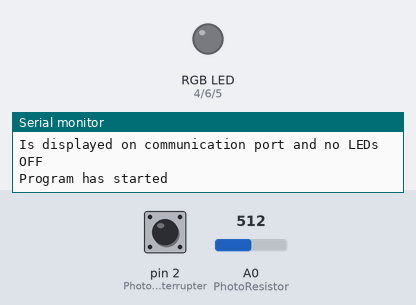
Bench run of a sketch on a simulated Arduino Uno, built with avr-gcc and run on an emulated ATmega328P. On the bench: an RGB LED mixed from three pins (HIGH = lit), the last lines printed to the serial monitor. The inputs (shaded band) are chosen by the test bench; at power-on: pin 2 (Photo_Interrupter) HIGH, A0 (PhotoResistor) = 512.

Above: at 1.4 s.
1.5 s: pin 2 (Photo_Interrupter) pulled LOW for 0.15 s
At 2.2 s:
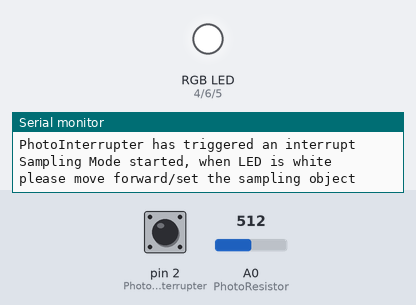
At 8.8 s:
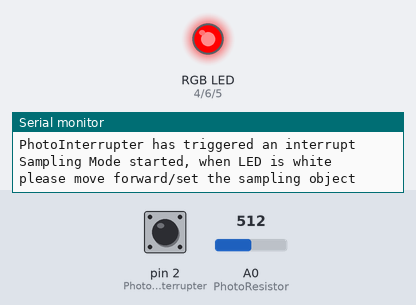
Timing chart, 0 to 39.7 s (numbered marks = the images above; inputs shaded):
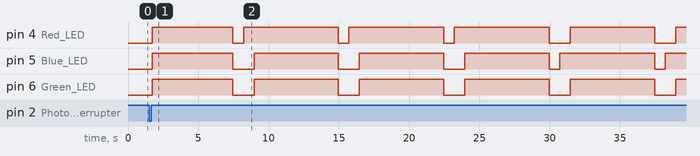

Measured:
- after the input at 1.5 s, pin 4 (Red_LED): goes HIGH 5.7 s, 3 × (LOW 0.75 s, HIGH 6.7 s), LOW 1.5 s, HIGH 6.0 s, LOW 1.5 s, then HIGH, starting after 0.22 s; pin 5 (Blue_LED): goes 3 × (HIGH 5.7 s, LOW 1.5 s), HIGH 6.0 s, LOW 0.75 s, HIGH 6.7 s, LOW 0.75 s, then HIGH, starting after 0.22 s

The sketch:

Optical_Distance_Sensor_Pt1.ino
```cpp
char Manual[] = "\tHello and welcome to Anis & Polina RGB Calibration\n\nThe program once started will print out 15\nsampled Red,Green and blue light level.\nTo start the program all you have to do,\nInsert a separation page between the RGB LED\nand the photoresistor, user should wait until data\nIs displayed on communication port and no LEDs OFF";
char Error_Message[] = "ERROR ERROR ERROR, Consult the owners program is HALTED";

//Macros
//------------------------------------------------------------------------------------------------
#define Max(a, b) (a>b?a:b)
#define IsBigger(a, b) (a>b?1:0)
#define IsValid_INTpin(a) (a>1 && a<4 ?1:0)
//------------------------------------------------------------------------------------------------

//Definitions
//------------------------------------------------------------------------------------------------
#define Number_Of_Samples  3
//------------------------------------------------------------------------------------------------

//Enums & Flags
//------------------------------------------------------------------------------------------------
enum Program_Status{
  Idle,
  Start,
  Sampling,
  Display,
  Active,
  Stop
  };

enum LED_Status{
  Red,
  Green,
  Blue
  };

Program_Status Program_Status_Flag = Idle;
Program_Status Timer1_Status_Flag  = Stop;
LED_Status Program_Status_LED_Flag = Red;
//------------------------------------------------------------------------------------------------


//Variables
//------------------------------------------------------------------------------------------------
int PhotoResistor     = A0;
//More light give us a lower analogRead value
//Less light gives us a higher analogRead value
int Red_LED           = 4 ;
int Blue_LED          = 5 ;
int Green_LED         = 6 ;
int Photo_Interrupter = 2 ; //KY-010 sensor will be connected to INTERRUPT 0


int Arry_Sampled_LightLevel_ON [Number_Of_Samples];
int Arry_Sampled_LightLevel_OFF[Number_Of_Samples];
int Arry_Sampled_LightLevel_ActualLight_Red[Number_Of_Samples];
int Arry_Sampled_LightLevel_ActualLight_Green[Number_Of_Samples];
int Arry_Sampled_LightLevel_ActualLight_Blue[Number_Of_Samples];
//------------------------------------------------------------------------------------------------


void setup() {

  //************************* UART/Console Configure
  Serial.begin(9600);
  Serial.println(Manual);

  //************************* RGB LED Configure
  pinMode(Red_LED  , OUTPUT);
  pinMode(Blue_LED , OUTPUT);
  pinMode(Green_LED, OUTPUT);
  RGB_LED_OFF();

  //************************* Interrupts Configure
  INTERRUPT0_Config();
  TIMER1_Config(); //configured for interrupt every 250ms/ 4Hz

  //************************* Allow Interrupts
  Program_Status_Flag = Idle;
  Serial.println("Program has started");
  Disable_TImer1();
  sei();
}

void loop() {
  if(Program_Status_Flag == Sampling){
    detachInterrupt(digitalPinToInterrupt(Photo_Interrupter)); //Turns off the given interrupt
    Serial.println("Sampling Mode started, when LED is white please move forward/set the sampling object");
    RGB_LED_OFF();
    for(int i = 0 ; i<3;i++){
      for(int J_Sample = 0 ; J_Sample < Number_Of_Samples;J_Sample++)
      {
        White_LED_On();
        My_Delay(6000);//delay 1 sec User must move the object away/set
        RGB_LED_OFF();
        My_Delay(750);
        int temp_Analog_value_off_state = analogRead(PhotoResistor);
        switch (i)
        {
          case 0: //RED
            Red_LED_On();
            break;
          case 1://Blue
            Blue_LED_On();
            break;
          case 2://Green
            Green_LED_On();
            break;
          default:
            Serial.println(Error_Message);
            while(1);
        }
        My_Delay(750);
        int temp_Analog_value_on_state = analogRead(PhotoResistor);
        RGB_LED_OFF();
        int val = 0 ;
        //check which light is bigger, in other words an absolute value is stored
        if(IsBigger(temp_Analog_value_on_state,temp_Analog_value_off_state))
        {
          val = temp_Analog_value_on_state - temp_Analog_value_off_state;
        }
        else{
          val = temp_Analog_value_off_state - temp_Analog_value_on_state;
          }
        switch (i){
          case 0: //RED
            Arry_Sampled_LightLevel_ActualLight_Red[J_Sample] = val;
            break;
          case 1://Blue
            Arry_Sampled_LightLevel_ActualLight_Blue[J_Sample] = val;
            break;
          case 2://Green
            Arry_Sampled_LightLevel_ActualLight_Green[J_Sample] = val;
            break;
          default:
            Serial.println(Error_Message);
            while(1);
          }// !switch
        }//!J_Smapling
      }//!All_colors for i loop
    RGB_LED_OFF();
    Display_All_Data();
    Program_Status_Flag = Display;
    Disable_TImer1();
    }
}


//Functions
//-----------------------------------------------------------------------------------------
//---------------------------------- User functions
void Display_All_Data(void){
  Serial.println("Printing all sampled data ");
  for(int i = 0 ; i<3;i++){
    switch (i){
      case 0: //RED
        Serial.println("Red Samples : ");
        break;
      case 1://Blue
        Serial.println("Blue Samples : ");
        break;
      case 2://Green
        Serial.println("Green Samples : ");
        break;
      default:
        Serial.println(Error_Message);
        while(1);
      }// !switch

      for(int J_Sample = 0 ; J_Sample < Number_Of_Samples;J_Sample++)
      {
        switch (i){
          case 0: //RED
            Serial.println(Arry_Sampled_LightLevel_ActualLight_Red[J_Sample]);
            break;
          case 1://Blue
            Serial.println(Arry_Sampled_LightLevel_ActualLight_Blue[J_Sample]);
            break;
          case 2://Green
            Serial.println(Arry_Sampled_LightLevel_ActualLight_Green[J_Sample]);
            break;
          default:
            Serial.println(Error_Message);
            while(1);
          }// !switch
      }// !J_Samples
      Serial.println("End off current LED sample");
  }
}
void My_Delay(int Time_In_ms){
  int count = Time_In_ms/250;
  int temp;
  Timer1_Status_Flag = Stop;
  Enable_TImer1();
  while(count){
    while(Timer1_Status_Flag == Stop){
      Serial.print("");
      }
    count = count-1;
    Timer1_Status_Flag = Stop;
    }
    Disable_TImer1();
  }
void Red_LED_On(void){
  digitalWrite(Red_LED,HIGH);
  }
void Green_LED_On(void){
  digitalWrite(Green_LED,HIGH);
  }
void Blue_LED_On(void){
  digitalWrite(Blue_LED,HIGH);
  }
void White_LED_On(void){
  digitalWrite(Red_LED,HIGH);
  digitalWrite(Blue_LED,HIGH);
  digitalWrite(Green_LED,HIGH);
  }
void RGB_LED_OFF(void){
  digitalWrite(Red_LED,LOW);
  digitalWrite(Blue_LED,LOW);
  digitalWrite(Green_LED,LOW);
  }
//---------------------------------- Interrupts Callbacks
ISR(TIMER1_COMPA_vect){
  Timer1_Status_Flag = Active;
  //Serial.println("Timer is Active");
  TCNT1 = 0;
  }

void PhotoInterrupter_CallBack(void){
  if(Program_Status_Flag == Idle)
    Program_Status_Flag = Sampling;
  Serial.println("PhotoInterrupter has triggered an interrupt");
 }
//---------------------------------- Interrupts Configure
void INTERRUPT0_Config(void){
  pinMode(Photo_Interrupter,INPUT_PULLUP); //setup pin as input_pullup
  if(IsValid_INTpin(Photo_Interrupter))
    attachInterrupt(digitalPinToInterrupt(Photo_Interrupter),PhotoInterrupter_CallBack,RISING);//LOW CHANGE RISING FALLING
  else{
    cli();//stop interrupts
    detachInterrupt(digitalPinToInterrupt(Photo_Interrupter)); //Turns off the given interrupt
    Serial.println("Interrupt test pin selected");
    Serial.println("/tphoto Interrupter pin selections is incorrect\nProgram halted");
    while(1);
    }
  }

void TIMER1_Config(void){
  cli();//stop interrupts
  //set timer1 interrupt at 4Hz
  TCCR1A = 0;// set entire TCCR1A register to 0
  TCCR1B = 0;// same for TCCR1B
  TCNT1 = 0;//initialize counter value to 0
  //set compare match register for 1hz increments
  OCR1A = 3905;// = (16*10^6) / (4*1024)- 1 (must be <65536)
  // turn on CTC mode
  TCCR1B |= (1 << WGM12);
  // Set CS12 and CS10 bits for 1024 prescaler
  TCCR1B |= (1 << CS12) | (1 << CS10);
  // disable timer compare interrupt
  Disable_TImer1();
  }

void Enable_TImer1(void){
  TCNT1 = 0;
  TIMSK1 |= (1 << OCIE1A);
  }
void Disable_TImer1(void){
  TCNT1 = 0;
  TIMSK1 &= ~(1 << OCIE1A);
  }
```
